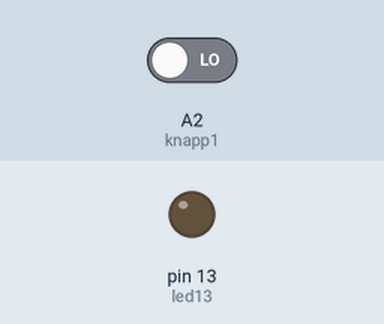
Recording of a sketch running on a simulated Arduino Uno, built with avr-gcc and run on an emulated ATmega328P. On the bench: output pins drawn as LEDs (lit = HIGH). Dashed ring = blinking. Inputs (shaded band) come from the test bench; at power-on: A2 (knapp1) LOW. What the sketch prints to the serial monitor is not drawn.

Above: at 1.2 s.
1.3 s: A2 (knapp1) driven HIGH
At 4.2 s:
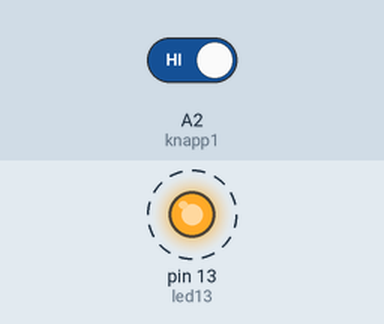
4.3 s: A2 (knapp1) driven LOW
At 4.8 s:
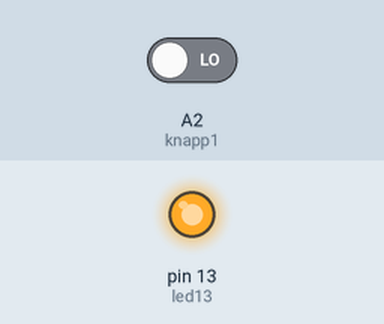
Timing chart, 0 to 7.3 s (numbered marks = the images above; inputs shaded):
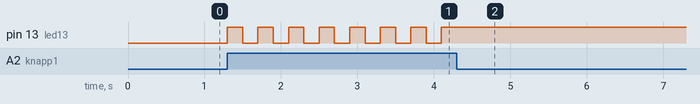

Measured:
- after the input at 1.3 s, pin 13 (led13): alternates HIGH for 0.20 s and LOW for 0.20 s, starting at once
- after the input at 4.3 s, pin 13 (led13): stops changing and stays HIGH

The sketch:

19_Av-P__med_en_impulsbryter_-_MHP.ino
```cpp
 // Oppgave 19 - Av/På med en impulsbryter - 05.04.2018 - MHP

// KONSTANTER:
const byte knapp1 = A2;
const byte led13 = 13;

// VARIABLER:
int lesknapp1;
byte runt = 0;
byte runtt = 0;

// SETUP:
void setup() {
  Serial.begin(9600);
  pinMode(led13, OUTPUT);
  Serial.print("i'm doing something");
}

// FUNKSJONER:

// HOVUDPROGRAM:
void loop() {
  lesknapp1 = digitalRead(knapp1);
  delay(100);
  lesknapp1 = digitalRead(knapp1);
  if (lesknapp1 == HIGH){
    if (runt == 0){
      digitalWrite(led13, HIGH);
      runtt = 1;
    }
    if (runt == 1){
      digitalWrite(led13, LOW);
      runt = 0;
      runtt = 0;
    }
    if (runtt == 1){
      runt = 1;
    }
    delay(100);
  }
}
```
